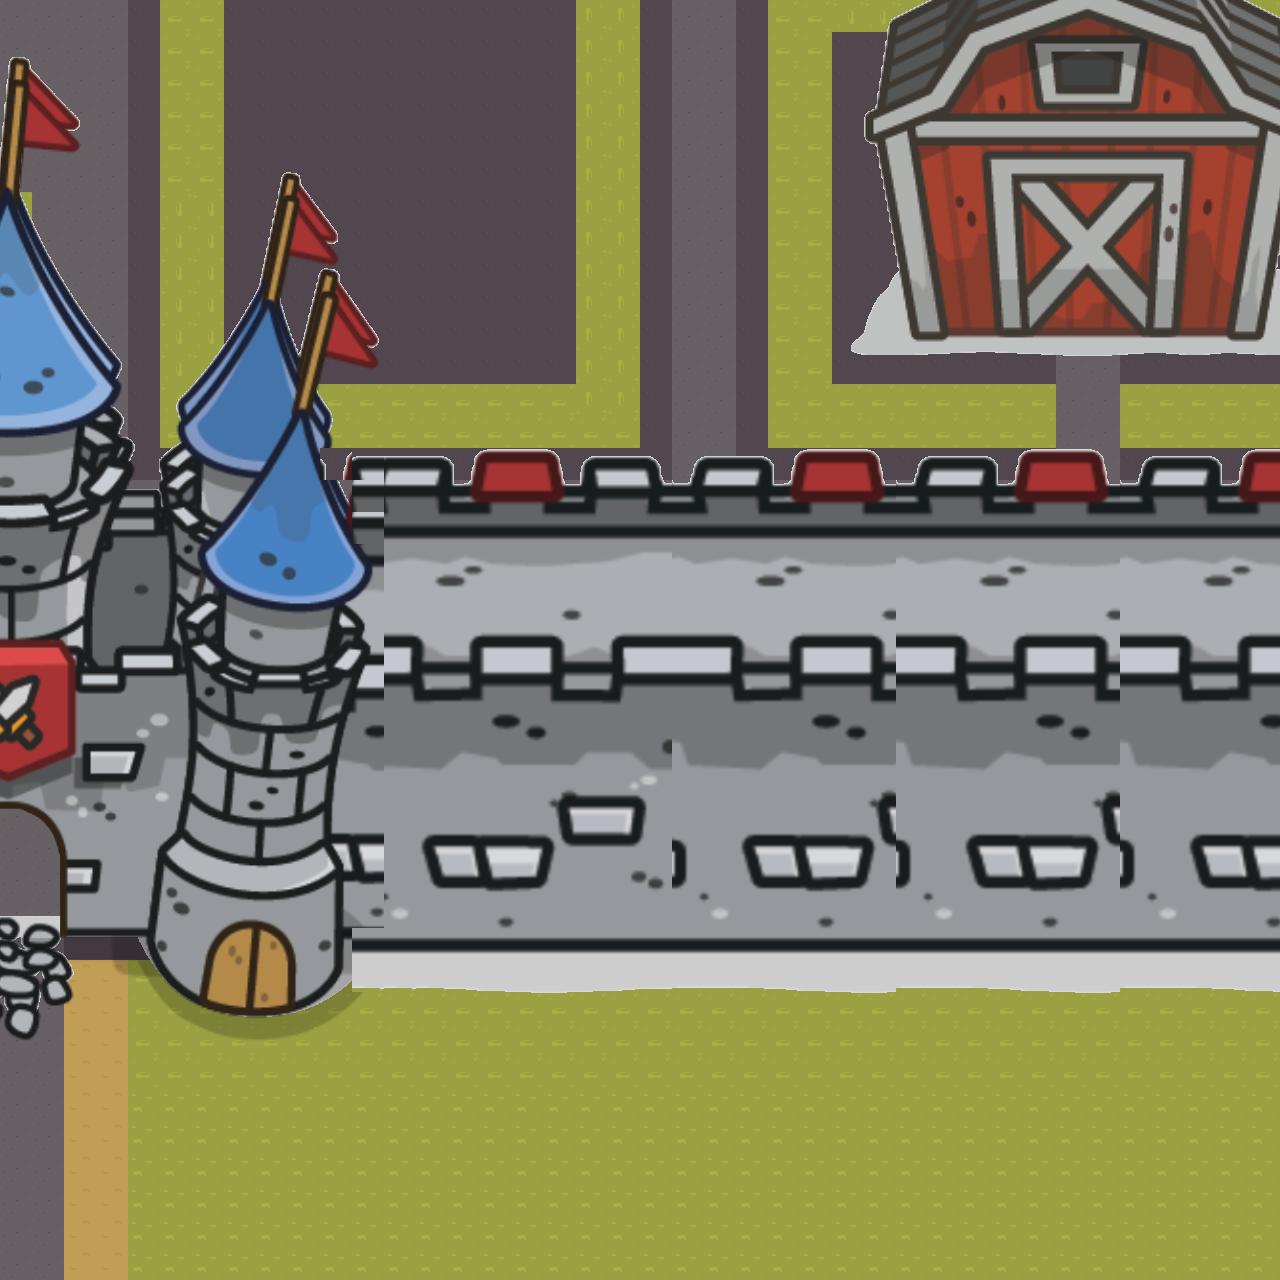

A level layout from a 2D game, rendered from its tile map. Below: a short description, then the map file with tile-grid data replaced by summaries:
An orthogonal 40x40 tile map with 32x32 px tiles, 3 tile layers (colide, bg, toFade).

<map version="1.10" tiledversion="1.11.0" orientation="orthogonal" renderorder="left-down" width="40" height="40" tilewidth="32" tileheight="32" infinite="0" nextlayerid="5" nextobjectid="1">
 <tileset firstgid="1" source="map-new-side.tsx" />
 <layer id="3" name="colide" width="40" height="40" locked="1">
  <data>[1600 cells, 393 non-empty, 2 distinct tile ids]</data>
 </layer>
 <layer id="1" name="bg" width="40" height="40" locked="1">
  <data>[1600 cells, 1600 non-empty, 5 distinct tile ids]</data>
 </layer>
 <layer id="2" name="toFade" width="40" height="40" locked="1">
  <data>[1600 cells, 1167 non-empty, 766 distinct tile ids]</data>
 </layer>
</map>
